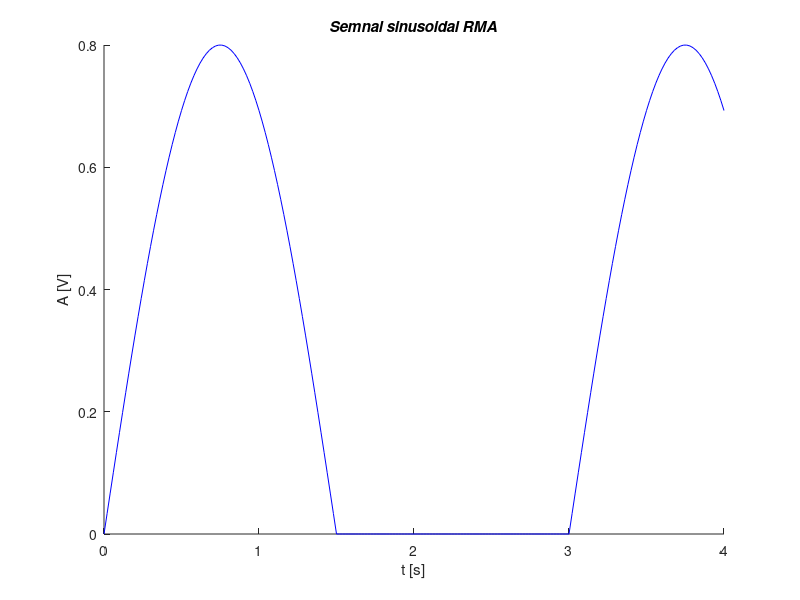
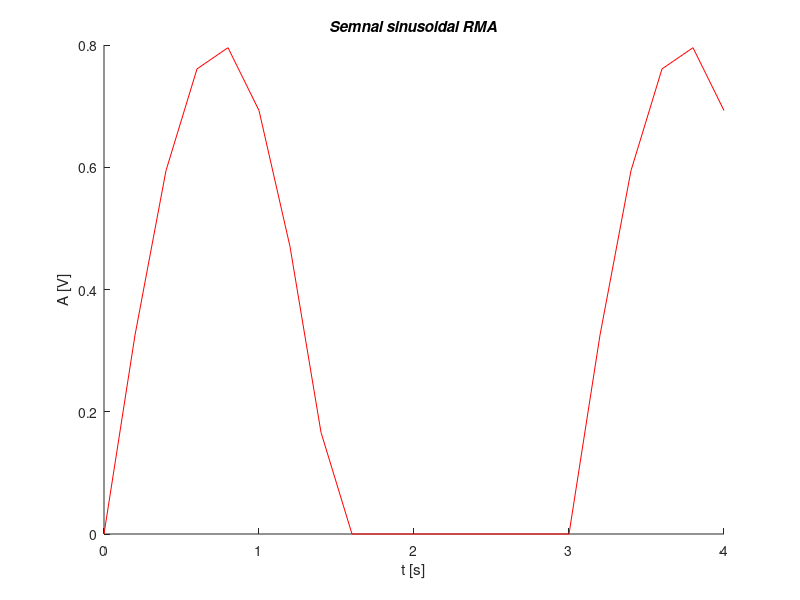

MATLAB code for these plots, in order:
%Se va genera un semnal
%cu rezolutie temporara de 2ms, 20ms 200ms pentru un semnal continuu de tipul:  


%Semnal sinusoidal RMA cu rezolutia temporala 20ms 

t = 0:0.02:4; 
x=0.8*sin(2*pi*t*1/3); 
x(x<0) = 0;
figure(2)
hold on
plot(t, x, 'b');
title('Semnal sinusoidal RMA','FontAngle','italic')
xlabel('t [s]')
ylabel('A [V]')


%Semnal sinusoidal RMA cu rezolutia temporala 200ms 

t = 0:0.2:4; 
x=0.8*sin(2*pi*t*1/3);
x(x<0) = 0;
figure(3)
hold on
plot(t, x, 'r');
title('Semnal sinusoidal RMA','FontAngle','italic')
xlabel('t [s]')
ylabel('A [V]')
